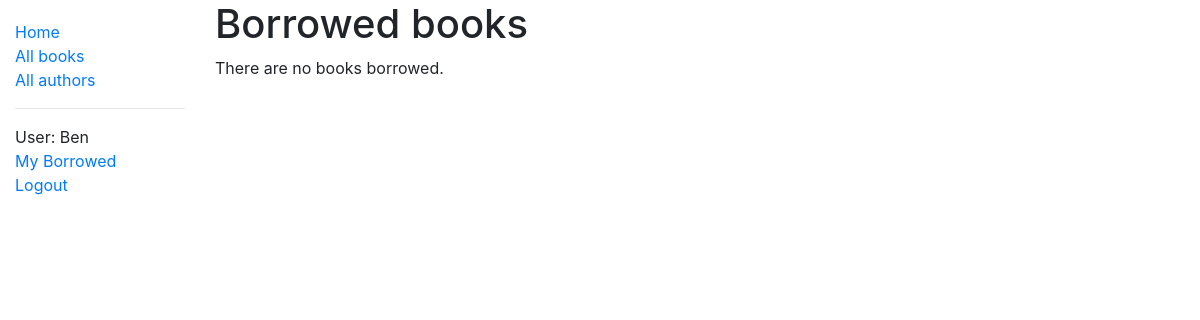
The page /catalog/mybooks/ (signed in) on the database as committed earlier.
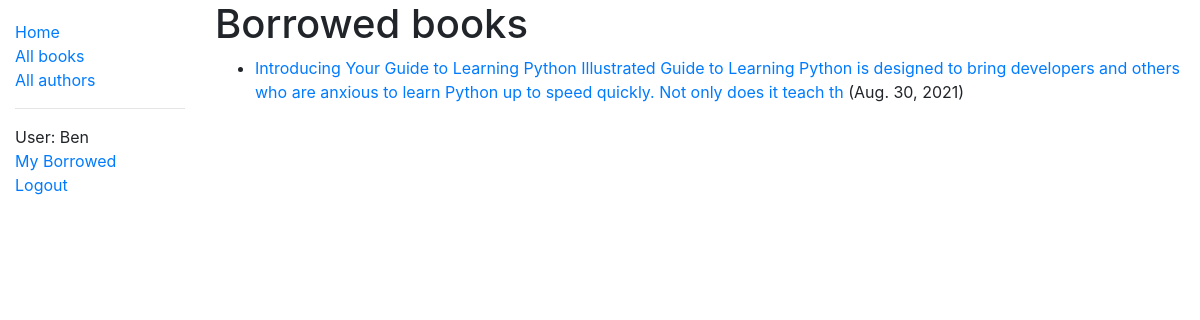
The same page on the database as committed later.
### catalog/models.py (models this page shows, shortened)
class BookInstance(models.Model):
    id = models.UUIDField(primary_key=True, default=uuid.uuid4, help_text='Unique id for this part\
        icular book across the llibrary')
    book = models.ForeignKey(Book, on_delete=RESTRICT, null=True)
    imprint = models.CharField(max_length=200)
    due_back = models.DateField(null=True, blank=True)
    borrower = models.ForeignKey(User, on_delete=models.SET_NULL, null=True, blank=True)
    @property
    def is_overdue(self):
        if self.due_back and date.today() > self.due_back:
            return True
        return False
    LOAN_STATUS = (
        ('m', 'Maintenance'),
        ('o', 'On Loan'),
        ('a', 'Available'),
        ('r', 'Resvered'),
    )
    status = models.CharField(
        max_length=1,
        choices=LOAN_STATUS,
        blank=True,
        default='m',
        help_text='book availability',
    )
    class Meta:
        ordering = ['due_back']
        permissions = (
            ("can_mark_returned", "Set book as returned"),
         )

class Book(models.Model):
    title = models.CharField(max_length=200)
    author = ForeignKey('Author', on_delete=models.SET_NULL, null=True)
    summary = models.TextField(max_length=1000, help_text="Enter a brief description of the book")
    isbn = models.CharField('ISBN', max_length=13, unique=True, help_text='13 \
        characters <a href="https://www.isbn-international.org/content/what-isbn">ISBN number</a>')
    genre = models.ManyToManyField(Genre, help_text="Select a genre for this book")
    language = models.ForeignKey(Language, on_delete=models.SET_NULL, null=True)
    def get_absolute_url(self):
        return reverse('book-detail', args=[str(self.id)])
    def display_genre(self):
        """Create a string for the genre. This is required to display in the admin site."""
        return ', '.join(genre.name for genre in self.genre.all()[0:3])
    display_genre.short_description = 'Genre    '

### catalog/views.py (the view)
# urls.py: path('mybooks/', views.LoanedBooksByUserListView.as_view(), name="my-borrowed"),
class LoanedBooksByUserListView(LoginRequiredMixin, generic.ListView):
    model = BookInstance
    template_name = "catalog/bookinstance_list_borrowed_user.html"
    paginate_by = 2
    def get_queryset(self):
        return BookInstance.objects.filter(borrower=self.request.user)\
            .filter(status__exact='o').order_by('due_back')

### catalog/templates/catalog/bookinstance_list_borrowed_user.html
{% extends 'base_generic.html' %}
{% block content %}
    <h1>Borrowed books</h1>
    {% if bookinstance_list %}
        <ul>
        {% for bookinstance in bookinstance_list %}
            <li class="{% if bookinstance.is_overdue %}text-danger{% endif %}">
                <a href="{{ bookinstance.book.get_absolute_url }}">
                    {{bookinstance.book.title}}
                </a>
                ({{bookinstance.due_back}})
            </li>
        {% endfor %}
        </ul>
        {% else %}
            <p>There are no books borrowed.</p>
    {% endif %}
{% endblock%}

Rows that differ between the two databases and show on the page:
now on this page (row edited): BookInstance: book "Introducing Your Guide to Learning Python Illustrated Guide to Learning Python is designed to bring developers and others who are anxious to learn Python up to speed quickly. Not only does it teach th", due_back "Aug. 30, 2021"
Other text that changed with them:
text no longer shown: "There are no books borrowed."
